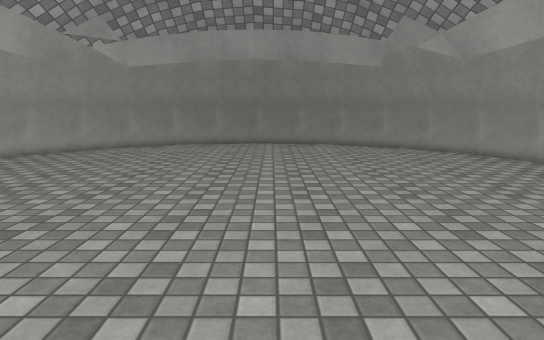
[1] (above)

16 first-person views from a walk through a Unity game level. The camera is 1.3 m above the floor, tilts 10° down and sees 75° across. The floor is counted in squares, 0.5 m on a side. Each view is taken from the middle of a square. On the plan, view 1 faces up. The plan holds only what a view shows up to about 20 squares ahead; the rest is blank. The player is left out. Surface patterns are stand-ins for the level's own textures.

[2]
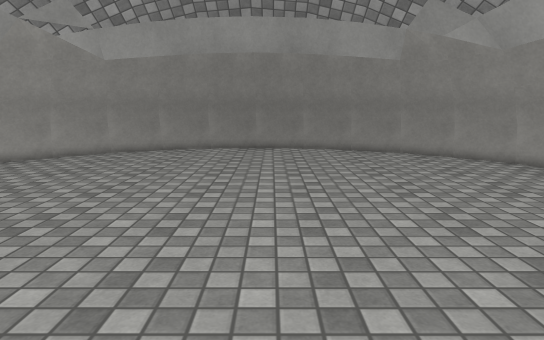

[3]
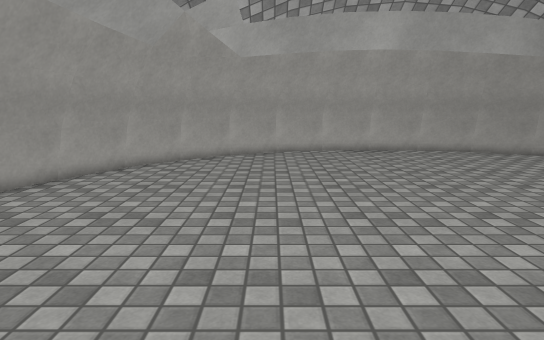

[4]
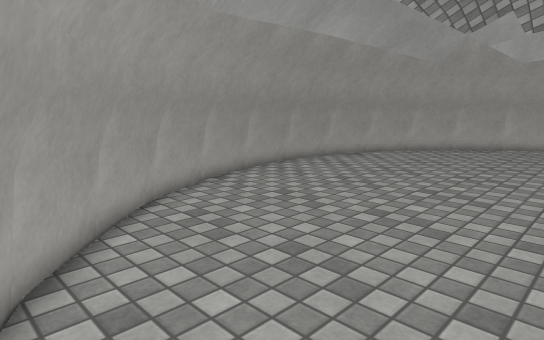

[5]
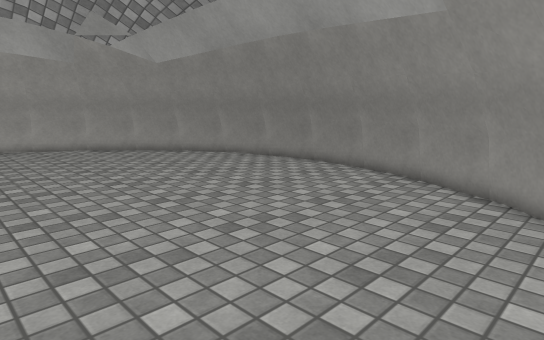

[6]
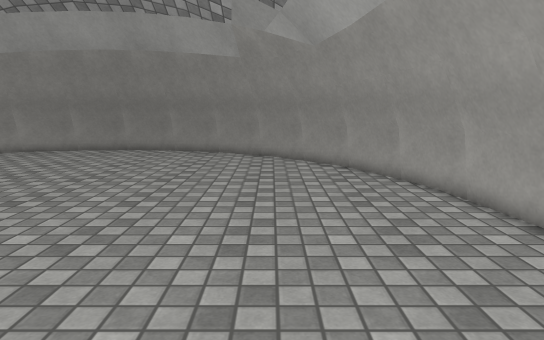

[7]
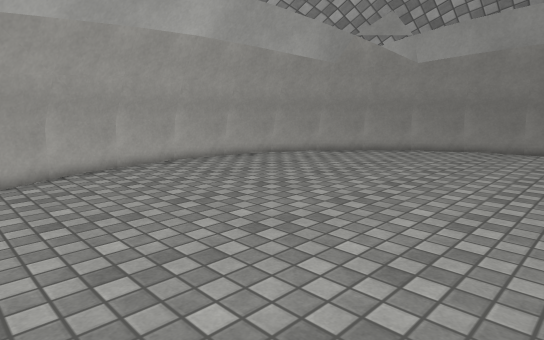

[8]
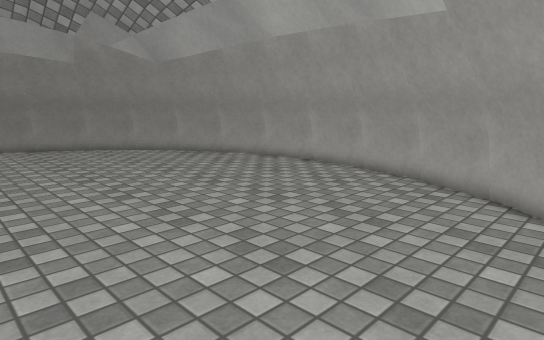

[9]
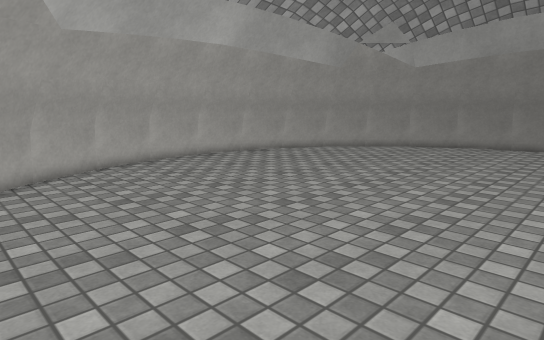

[10]
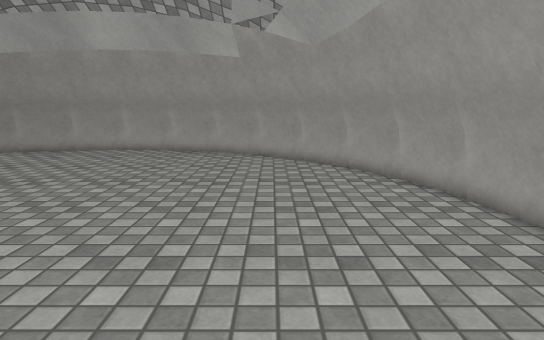

[11]
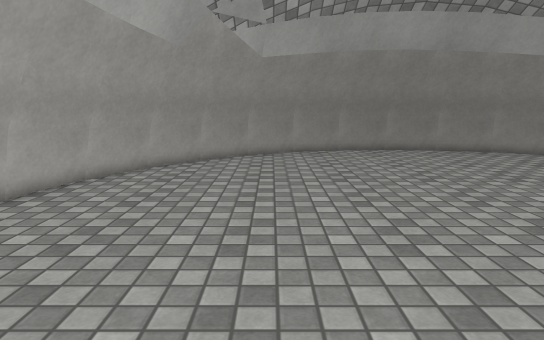

[12]
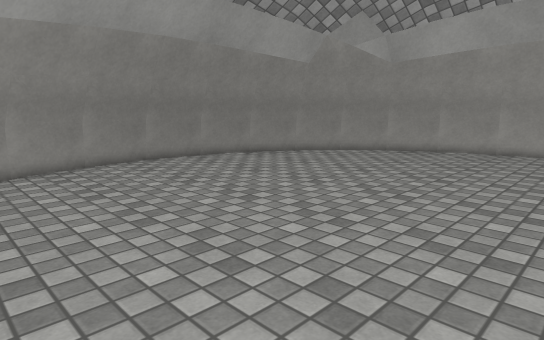

[13]
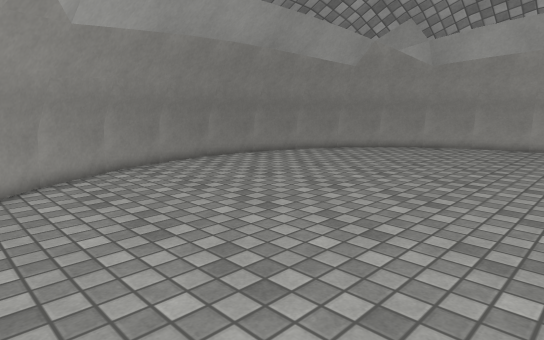

[14]
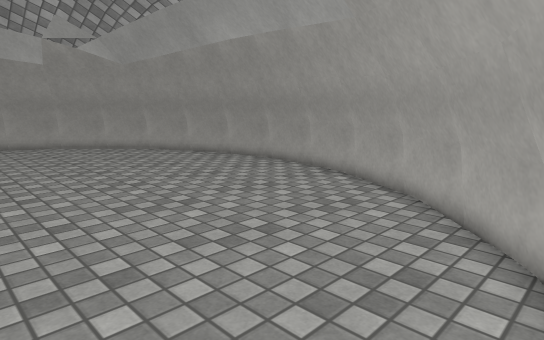

[15]
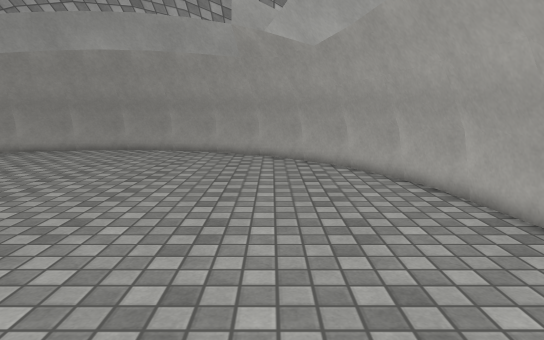

[16]
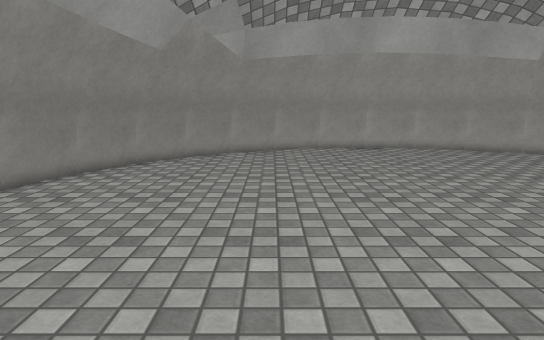

### Floor plan
Key: @ floor where view 1 was taken; # wall or solid block; . floor.
Columns run from 15 left of view 1 to 13 right of it. Each row starts with its distance up from view 1.
 25          ###########
 24        ####.......####
 23      ### ........... ###
 22     ###...............###
 21    ##...................##
 20   ##.....................##
 19   ##.....................##
 18  ##.......................##
 17  # ....................... #
 16 ##.........................##
 15 ##.........................##
 14 #...........................#
 13 #...........................#
 12 #...........................#
 11 #...........................#
 10 #...........................#
  9 #...........................#
  8 #...........................#
  7 ##.........................##
  6 ##.........................##
  5  # ....................... #
  4  ##.......................##
  3   ##.....................##
  2   ##.....................##
  1    ##...................##
  0     ###........@......###
 -1      ### ........... ###
 -2        ####.......####
 -3          ###########

Positions as (right, up) in squares from view 1, and headings:
1: (0, 0), facing up
2: (0, 3), facing up
3: (6, 5), facing left
4: (12, 8), facing down-left
5: (10, 12), facing up-left
6: (8, 4), facing up
7: (0, 2), facing up-left
8: (0, 0), facing up-right
9: (1, 0), facing up-left
10: (-8, 2), facing right
11: (-8, 4), facing up
12: (-9, 9), facing up-right
13: (-12, 10), facing up-right
14: (-14, 9), facing down-right
15: (-10, 18), facing down
16: (-9, 17), facing right
